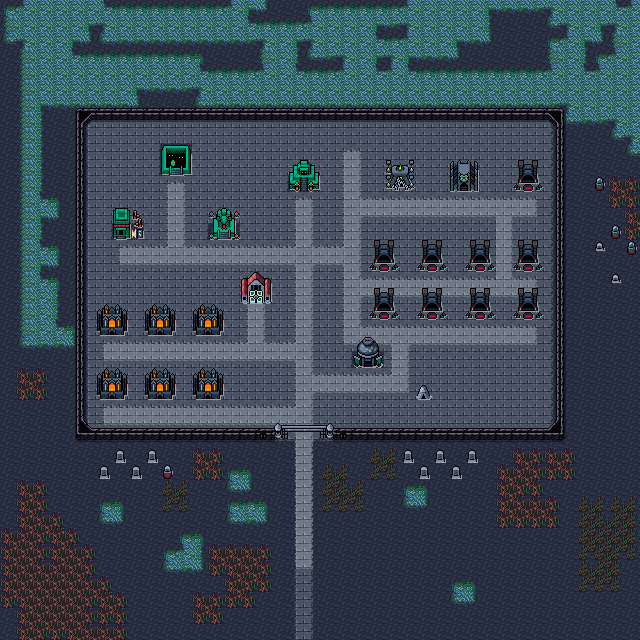

A 2D game scene composited from a Tiled map and its tileset images. What follows is a short description and the map's XML, with each tile layer's data collapsed to a summary:
An orthogonal 40x40 tile map with 16x16 px tiles, 5 tile layers (Background, Ground, Ground2, Walls, ...), 2 tilesets and 24 objects (3x RotatingShop, quest).

<map version="1.9" tiledversion="1.9.2" orientation="orthogonal" renderorder="right-down" width="40" height="40" tilewidth="16" tileheight="16" infinite="0" nextlayerid="7" nextobjectid="94">
 <editorsettings>
  <export format="tmx" />
 </editorsettings>
 <tileset firstgid="1" source="../../tileset/main.tsx" />
 <tileset firstgid="10113" source="../../tileset/buildings.tsx" />
 <layer id="1" name="Background" width="40" height="40">
  <data>[1600 cells, 1600 non-empty, 1 distinct tile ids]</data>
 </layer>
 <layer id="2" name="Ground" width="40" height="40">
  <data>[1600 cells, 1132 non-empty, 65 distinct tile ids]</data>
 </layer>
 <layer id="6" name="Ground2" width="40" height="40">
  <data>[1600 cells, 457 non-empty, 41 distinct tile ids]</data>
 </layer>
 <layer id="3" name="Walls" width="40" height="40">
  <properties>
   <property name="spriteLayer" type="bool" value="true" />
  </properties>
  <data>[1600 cells, 48 non-empty, 8 distinct tile ids]</data>
 </layer>
 <layer id="5" name="Overlay" width="40" height="40">
  <data>[1600 cells, 48 non-empty, 21 distinct tile ids]</data>
 </layer>
 <objectgroup id="4" name="Objects">
  <object id="47" template="../../obj/inn.tx" x="361" y="371" />
  <object id="53" template="../../obj/spellsmith.tx" x="392" y="194" />
  <object id="55" template="../../obj/shop.tx" x="416" y="402">
   <properties>
    <property name="commonShopList" value="Swamp" />
    <property name="noRestock" type="bool" value="true" />
    <property name="signYOffset" type="float" value="-2" />
   </properties>
  </object>
  <object id="58" template="../../obj/entry_up.tx" x="258" y="639" width="97" height="20">
   <properties>
    <property name="spawn" type="bool" value="true" />
   </properties>
  </object>
  <object id="59" template="../../obj/entry_left.tx" x="354" y="635" width="16" height="197.002" rotation="0" />
  </objectgroup>
</map>
<!-- 19 of 24 objects omitted -->
